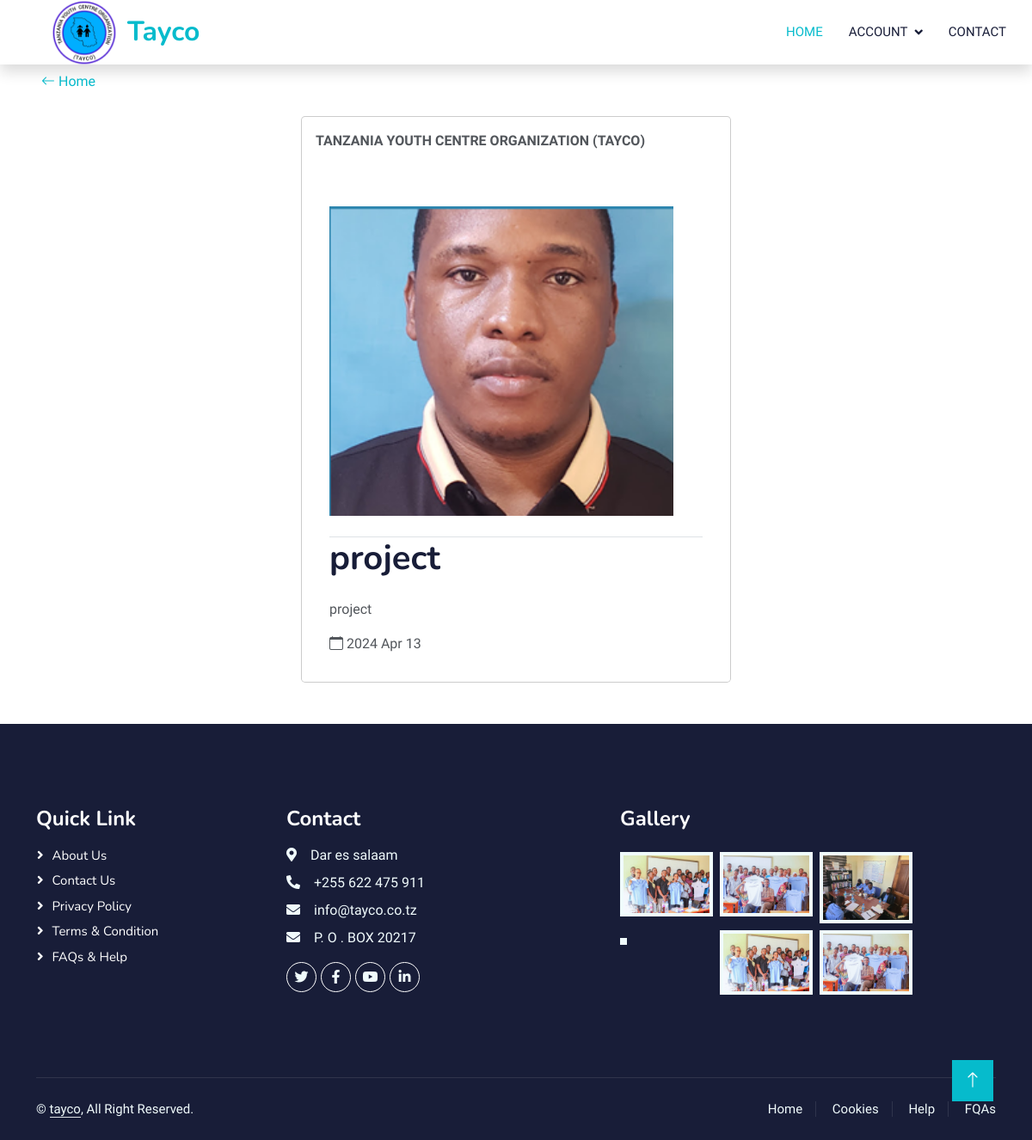
/project/6, run on the app's committed database.
### project/models.py (models this page shows, shortened)
class Project(models.Model):
    project_name = models.CharField(max_length=50,unique=True)
    desription = models.TextField(max_length=255)
    image = models.ImageField(upload_to='project', blank=True, null=True,default='project/noimag.png' )
    created_at = models.DateTimeField(auto_now_add=True,null=True)
    updated_at = models.DateTimeField(auto_now=True,null=True)
    @property
    def gt_image(self):
        if self.image :
            return self.image.url
        return 'project/noimag.png'

### project/views.py (the view)
# urls.py: path('',views.view,name='projects' ),
def view(request,pk):
    project = Project.objects.filter(pk=pk).get()
    return render(request,'view.html',{'project':project})

### template/view.html (shortened to what this page needs)
{% load static %}
<!DOCTYPE html>
<html lang="en">
<head>
    <link href="" {% static 'css/all.min.css' %} rel="stylesheet">
    <link href="https://cdn.jsdelivr.net/npm/bootstrap-icons@1.4.1/font/bootstrap-icons.css" rel="stylesheet">
    <link href="https://cdnjs.cloudflare.com/ajax/libs/font-awesome/5.10.0/css/all.min.css" rel="stylesheet">
    <link href="https://cdn.jsdelivr.net/npm/bootstrap-icons@1.4.1/font/bootstrap-icons.css" rel="stylesheet">
    <link href={% static 'lib/animate/animate.min.css' %} rel="stylesheet">
    <link href={% static 'lib/owlcarousel/assets/owl.carousel.min.css' %} rel="stylesheet">
    <link href={% static 'css/bootstrap.min.css' %} rel="stylesheet">
    <link href={% static 'css/style.css' %} rel="stylesheet">
</head>
<body>
    <nav class="navbar navbar-expand-lg bg-white navbar-light shadow sticky-top p-0">
        <a href={% url 'home' %} class="navbar-brand d-flex align-items-center px-4 px-lg-5">
            <img src={% static 'img/logo.png' %} alt="" srcset="" class="py-4"
                style="width: 100px; padding-bottom: 30px;">
            <h2 class="m-0 text-primary">Tayco</h2>
        </a>
        <div class="collapse navbar-collapse" id="navbarCollapse">
            <div class="navbar-nav ms-auto p-4 p-lg-0">
                <a href="{% url 'home' %}"  class="nav-item nav-link active">Home</a>
                <div class="nav-item dropdown">
                    <a href="#" class="nav-link dropdown-toggle" data-bs-toggle="dropdown">account</a>
                </div>
                <a href="contact.html" class="nav-item nav-link">Contact</a>
            </div>
        </div>
    </nav>
    <div >
        <div class="my-2 mx-5 ">
            <a href="{% url 'home' %}" > Home</a>
        </div>
    <div class="modal-dialog" role="document">
        <div class="modal-content col-12">
            <div class="modal-body">
                <strong class="text-center"> TANZANIA YOUTH CENTRE ORGANIZATION (TAYCO)</strong> <br>
                 <br><br>
                 <div >
                    <div class="" role="document">
                      <div class="">
                        <div class="modal-body col-12">
                          <div class="border-bottom pb-4">
                            <img src="{{ project.gt_image }} " alt="" srcset="" style="width: 25rem;">
                          </div>
                          <h1>{{project.project_name}}</h1>
                          <div class="mt-1 py-3">
                            {{project.desription}}
                          </div>
                          <div class="post-meta">
                            <i class="bi bi-calendar"></i>
                            {{ project.created_at | date:'Y M d' }}
                        </div>
                        </div>
                      </div>
                    </div>
                  </div>
        </div>
    </div>
</div>
    <div class="container-fluid bg-dark text-light footer pt-5 mt-5 wow fadeIn" data-wow-delay="0.1s">
        <div class="container py-5">
            <div class="row g-5">
                <div class="col-lg-3 col-md-6">
                    <h4 class="text-white mb-3">Quick Link</h4>
                    <a class="btn btn-link" href="about.html">About Us</a>
                    <a class="btn btn-link" href="contact.html">Contact Us</a>
                    <a class="btn btn-link" href="#">Privacy Policy</a>
                    <a class="btn btn-link" href="#">Terms & Condition</a>
                    <a class="btn btn-link" href="#">FAQs & Help</a>
                </div>
                <div class="col-lg-4 col-md-6">
                    <h4 class="text-white mb-3">Contact</h4>
                    <p class="mb-2"><i class="fa fa-map-marker-alt me-3"></i>Dar es salaam</p>
                    <p class="mb-2"><i class="fa fa-phone-alt me-3"></i>+255 622 475 911</p>
                    <p class="mb-2"><i class="fa fa-envelope me-3"></i>info@tayco.co.tz</p>
                    <p class="mb-2"><i class="fa fa-envelope me-3"></i>P. O . BOX 20217</p>
                    <div class="d-flex pt-2">
                        <a class="btn btn-outline-light btn-social" href=""><i class="fab fa-twitter"></i></a>
                        <a class="btn btn-outline-light btn-social" href=""><i class="fab fa-facebook-f"></i></a>
                        <a class="btn btn-outline-light btn-social" href=""><i class="fab fa-youtube"></i></a>
                        <a class="btn btn-outline-light btn-social" href=""><i class="fab fa-linkedin-in"></i></a>
                    </div>
                </div>
                <div class="col-lg-4 col-md-6">
                    <h4 class="text-white mb-3">Gallery</h4>
                    <div class="row g-2 pt-2">
                        <div class="col-4">
                            <img class="img-fluid bg-light p-1" src={% static "img/slide1.jpeg" %} alt="">
                        </div>
                        <div class="col-4">
                            <img class="img-fluid bg-light p-1" src={% static "img/slide2.jpeg" %} alt="">
                        </div>
                        <div class="col-4">
                            <img class="img-fluid bg-light p-1" src={% static "img/slide3.jpeg" %} alt="">
                        </div>
                        <div class="col-4">
                            <img class="img-fluid bg-light p-1" src={% static "img/sc.jpg" %} alt="">
                        </div>
                        <div class="col-4">
                            <img class="img-fluid bg-light p-1" src={% static "img/slide1.jpeg" %} alt="">
                        </div>
                        <div class="col-4">
                            <img class="img-fluid bg-light p-1" src={% static "img/slide2.jpeg" %} alt="">
                        </div>
                    </div>
                </div>
            </div>
        </div>
        <div class="container">
            <div class="copyright">
                <div class="row">
                    <div class="col-md-6 text-center text-md-start mb-3 mb-md-0">
                        &copy; <a class="border-bottom" href="#">tayco</a>, All Right Reserved.
                    </div>
                    <div class="col-md-6 text-center text-md-end">
                        <div class="footer-menu">
                            <a href="index.html">Home</a>
                            <a href="">Cookies</a>
                            <a href="">Help</a>
                            <a href="">FQAs</a>
                        </div>
                    </div>
                </div>
            </div>
        </div>
    </div>
    <a href="#" class="btn btn-lg btn-primary btn-lg-square back-to-top"><i class="bi bi-arrow-up"></i></a>
</body>
</html>

### tayco/static/css/style.css (style rules this page uses)
:root { --primary: #06BBCC; --light: #F0FBFC; --dark: #181d38; }
.back-to-top { position: fixed; display: none; right: 45px; bottom: 45px; z-index: 99; }
.btn { font-family: 'Nunito', sans-serif; font-weight: 600; transition: .5s; }
.btn.btn-primary, .btn.btn-secondary { color: #FFFFFF; }
.btn-lg-square { width: 48px; height: 48px; }
.btn-square, .btn-sm-square, .btn-lg-square { padding: 0; display: flex; align-items: center; justify-content: center; font-weight: normal; border-radius: 0px; }
.navbar .dropdown-toggle::after { border: none; content: "\f107"; font-family: "Font Awesome 5 Free"; font-weight: 900; vertical-align: middle; margin-left: 8px; }
.navbar-light .navbar-nav .nav-link { margin-right: 30px; padding: 25px 0; color: #FFFFFF; font-size: 15px; text-transform: uppercase; outline: none; }
.navbar-light .navbar-nav .nav-link:hover, .navbar-light .navbar-nav .nav-link.active { color: var(--primary); }
.navbar-light .navbar-brand, .navbar-light a.btn { height: 75px; }
.navbar-light .navbar-nav .nav-link { color: var(--dark); font-weight: 500; }
.navbar-light.sticky-top { top: -100px; transition: .5s; }
.footer .btn.btn-social { margin-right: 5px; width: 35px; height: 35px; display: flex; align-items: center; justify-content: center; color: var(--light); font-weight: normal; border: 1px solid #FFFFFF; border-radius: 35px; transition: .3s; }
.footer .btn.btn-link { display: block; margin-bottom: 5px; padding: 0; text-align: left; color: #FFFFFF; font-size: 15px; font-weight: normal; text-transform: capitalize; transition: .3s; }
.footer .btn.btn-link::before { position: relative; content: "\f105"; font-family: "Font Awesome 5 Free"; font-weight: 900; margin-right: 10px; }
.footer .copyright { padding: 25px 0; font-size: 15px; border-top: 1px solid rgba(256, 256, 256, .1); }
.footer .copyright a { color: var(--light); }
.footer .footer-menu a { margin-right: 15px; padding-right: 15px; border-right: 1px solid rgba(255, 255, 255, .1); }
.footer .footer-menu a:last-child { margin-right: 0; padding-right: 0; border-right: none; }

### data on the page
Project: gt_image (picture), project_name "project", desription "project", created_at "2024 Apr 13"
